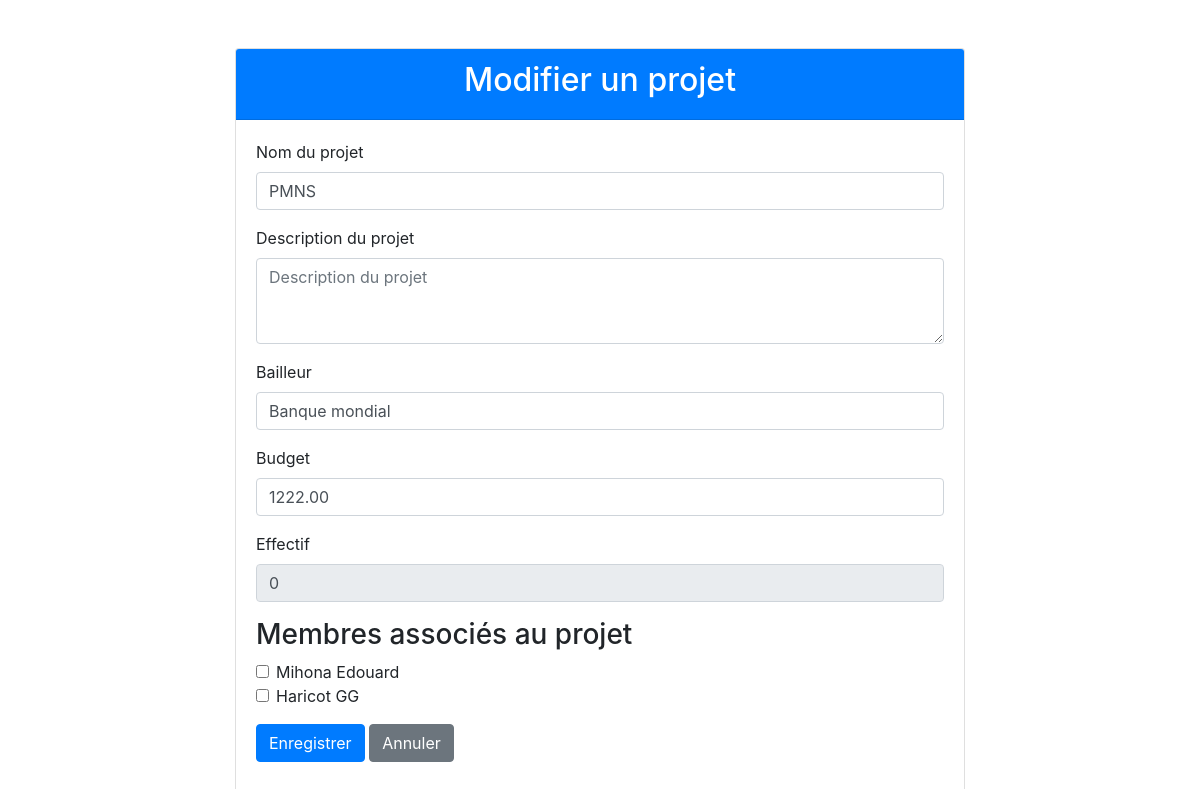
The page /pages/edit_project.php?id=1 (signed in) on the database its author committed.
### tables this page shows
CREATE TABLE IF NOT EXISTS `projects` (
  `id_project` int NOT NULL AUTO_INCREMENT,
  `nom_project` varchar(255) NOT NULL,
  `description_project` text,
  `bailleur` varchar(100) DEFAULT NULL,
  `budget` decimal(10,2) DEFAULT NULL,
  `create_by` int DEFAULT NULL,
  `effectif` int DEFAULT NULL,
  `create_date` timestamp NOT NULL DEFAULT CURRENT_TIMESTAMP,
  `modified_date` timestamp NULL DEFAULT NULL,
  `modified_by` int DEFAULT NULL,
  PRIMARY KEY (`id_project`)
);

CREATE TABLE IF NOT EXISTS `membres` (
  `id_membre` int NOT NULL AUTO_INCREMENT,
  `nom` varchar(100) NOT NULL,
  `prenom` varchar(100) NOT NULL,
  `adresse` varchar(255) DEFAULT NULL,
  `genre` enum('femme','homme') DEFAULT 'homme',
  `numero_telephone` varchar(20) DEFAULT NULL,
  `email_prive` varchar(100) DEFAULT NULL,
  `age` int DEFAULT NULL,
  `created_at` timestamp NULL DEFAULT CURRENT_TIMESTAMP,
  `updated_at` timestamp NULL DEFAULT CURRENT_TIMESTAMP ON UPDATE CURRENT_TIMESTAMP,
  `photo` varchar(255) DEFAULT NULL,
  `type_contrat` enum('CDD','CDI', 'Freelance', 'Stage', 'Intérim', 'Archivé') DEFAULT 'CDD',
  `fonction` varchar(100) DEFAULT NULL,
  `date_entree` date DEFAULT NULL,
  `postnom` varchar(255) DEFAULT NULL,
  `nom_pere` varchar(255) DEFAULT NULL,
  `nom_mere` varchar(255) DEFAULT NULL,
  `nationalite` varchar(100) DEFAULT NULL,
  `province_origine` varchar(100) DEFAULT NULL,
  `lieu_affectation` varchar(255) DEFAULT NULL,
  `matricule` varchar(50) DEFAULT NULL,
  `num_identification` varchar(50) DEFAULT NULL,
  `etat_civil` enum('marié','célibataire','divorcé','veuf') DEFAULT 'célibataire',
  `deuxieme_adresse` varchar(255) DEFAULT NULL,
  `email_professionel` varchar(255) DEFAULT NULL,
  `num_compte_banque` varchar(50) DEFAULT NULL,
  `personne_reference` varchar(255) DEFAULT NULL,
  `lieu_naissance` varchar(100) DEFAULT NULL,
  `date_naissance` date DEFAULT NULL,
  `date_debut_contrat` date DEFAULT NULL,
  `date_fin_contrat` date DEFAULT NULL,
  `status` enum('actif','en congé') DEFAULT 'actif',
  `performance` decimal(5,2) DEFAULT NULL,
  `salaire` decimal(10,2) DEFAULT NULL,
  `salaire_net` decimal(10,2) DEFAULT NULL,
  `brut_B` decimal(10,2) DEFAULT NULL,
  `net_B` decimal(10,2) DEFAULT NULL,
  `id_project` int DEFAULT NULL,
  `id_user` int DEFAULT NULL,
  `id_department` int DEFAULT NULL,
  `contrat` enum('3 mois','6 mois','12 mois') NOT NULL,
  `jours_conge_restants` int DEFAULT '0',
  `personne_de_contact` varchar(255) DEFAULT NULL,
  `partenaire` varchar(255) DEFAULT NULL,
  `nombre_enfant` int DEFAULT NULL,
  PRIMARY KEY (`id_membre`),
  UNIQUE KEY `email_professionel` (`email_professionel`),
  UNIQUE KEY `email_prive` (`email_prive`),
  KEY `fk_department` (`id_department`),
  KEY `fk_user` (`id_user`),
  KEY `fk_project_member` (`id_project`)
);

### pages/edit_project.php (the view, shortened to what this page needs)
<?php
require "cache.php";
if (isset($_GET['id']) && !empty($_GET['id'])) {
    $id_projet = $_GET['id'];
    $query = "SELECT * FROM projects WHERE id_project = ?";
    $stmt = mysqli_prepare($conn, $query);
    mysqli_stmt_bind_param($stmt, "i", $id_projet);
    mysqli_stmt_execute($stmt);
    $result = mysqli_stmt_get_result($stmt);
    if (mysqli_num_rows($result) == 1) {
        $projet = mysqli_fetch_assoc($result);
        $nom_projet = $projet['nom_project'];
        $description_projet = $projet['description_project'];
        $bailleur = $projet['bailleur'];
        $budget = $projet['budget'];
        $query_effectif = "SELECT COUNT(*) AS count FROM membres WHERE id_project = ?";
        $stmt_effectif = mysqli_prepare($conn, $query_effectif);
        mysqli_stmt_bind_param($stmt_effectif, "i", $id_projet);
        mysqli_stmt_execute($stmt_effectif);
        $result_effectif = mysqli_stmt_get_result($stmt_effectif);
        $row_effectif = mysqli_fetch_assoc($result_effectif);
        $effectif = $row_effectif['count'];
    } else {
        echo "Aucun projet trouvé.";
        exit();
    }
} else {
    echo "ID du projet non spécifié.";
    exit();
}
$membres_associés_ids = [];
?>
<!DOCTYPE html>
<html lang="fr">
<head>
    <link href="https://stackpath.bootstrapcdn.com/bootstrap/4.5.2/css/bootstrap.min.css" rel="stylesheet">
    <link rel="stylesheet" href="https://cdnjs.cloudflare.com/ajax/libs/font-awesome/5.15.4/css/all.min.css">
</head>
<body>
    <div class="container mt-5">
        <div class="row justify-content-center">
            <div class="col-md-8">
                <div class="card">
                    <div class="card-header bg-primary text-white">
                        <h2 class="text-center">Modifier un projet</h2>
                    </div>
                    <div class="card-body">
                        <form action="" method="POST">
                            <div class="form-group">
                                <label for="nom_projet">Nom du projet</label>
                                <input type="text" class="form-control" id="nom_projet" name="nom_project" placeholder="Nom du projet" value="<?php echo htmlspecialchars($nom_projet); ?>" required>
                            </div>
                            <div class="form-group">
                                <label for="description_projet">Description du projet</label>
                                <textarea class="form-control" id="description_projet" name="description_project" rows="3" placeholder="Description du projet"><?php echo htmlspecialchars($description_projet); ?></textarea>
                            </div>
                            <div class="form-group">
                                <label for="bailleur">Bailleur</label>
                                <input type="text" class="form-control" id="bailleur" name="bailleur" placeholder="Bailleur" value="<?php echo htmlspecialchars($bailleur); ?>">
                            </div>
                            <div class="form-group">
                                <label for="budget">Budget</label>
                                <input type="text" class="form-control" id="budget" name="budget" placeholder="Budget" value="<?php echo htmlspecialchars($budget); ?>">
                            </div>
                            <div class="form-group">
                                <label for="effectif">Effectif</label>
                                <input type="text" class="form-control" id="effectif" name="effectif" placeholder="Effectif" value="<?php echo htmlspecialchars($effectif); ?>" readonly>
                            </div>
                            <div class="form-group">
                                <h3>Membres associés au projet</h3>
                                <?php
                                $query_tous_membres = "SELECT * FROM membres";
                                $result_tous_membres = mysqli_query($conn, $query_tous_membres);
                                while ($row = mysqli_fetch_assoc($result_tous_membres)) {
                                    $id_membre = $row['id_membre'];
                                    $nom_complet = $row['nom'] . ' ' . $row['prenom'];
                                    $checked = in_array($id_membre, $membres_associés_ids) ? 'checked' : '';
                                ?>
                                    <div class="form-check">
                                        <input class="form-check-input" type="checkbox" name="membres[]" value="<?php echo $id_membre; ?>" <?php echo $checked; ?>>
                                        <label class="form-check-label"><?php echo $nom_complet; ?></label>
                                    </div>
                                <?php } ?>
                            </div>
                            <div class="form-group">
                                <button type="submit" class="btn btn-primary">Enregistrer</button>
                                <a href="gestion_projets.php" class="btn btn-secondary">Annuler</a>
                            </div>
                        </form>
                    </div>
                </div>
            </div>
        </div>
    </div>
</body>
</html>

### rows shown on the page
projects: nom_project "PMNS", bailleur "Banque mondial", budget "1222.00"
membres: nom_complet "Mihona Edouard"
membres: nom_complet "Haricot GG"
